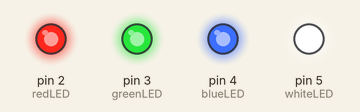
This sketch was run on a simulated Arduino Uno, built with avr-gcc and run on an emulated ATmega328P. Parts: output pins drawn as LEDs (lit = HIGH).

Above: at 0.5 s.
At 2.1 s:
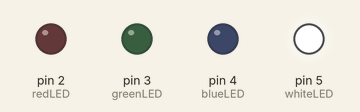
At 4.3 s:
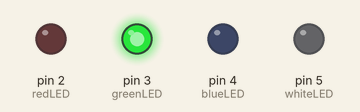
At 8.1 s:
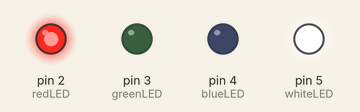
At 11.8 s:
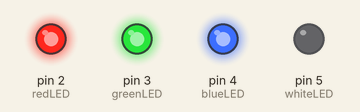
At 15.8 s:
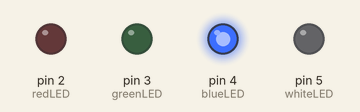
Timing chart, 0 to 16.9 s (numbered marks = the images above):
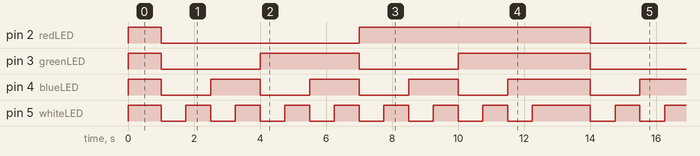

The sketch:

binaryCounter.ino
```cpp
//pins in use
int redLED = 2;
int greenLED =3;
int blueLED = 4;
int whiteLED = 5;


void setup() {
  pinMode(redLED, OUTPUT);
  pinMode(greenLED, OUTPUT);
  pinMode(blueLED, OUTPUT);
  pinMode(whiteLED, OUTPUT);
}

//0-15 in 4-bit binary numbers
int binaryArray[][4] = {
                          {0,0,0,0},{0,0,0,1},{0,0,1,0},{0,0,1,1},{0,1,0,0},
                          {0,1,0,1},{0,1,1,0},{0,1,1,1},{1,0,0,0},{1,0,0,1},
                          {1,0,1,0},{1,0,1,1},{1,1,0,0},{1,1,0,1},{1,1,1,0},
                          {1,1,1,1}
                        };
int rounds = 5;
int index = 0;
void loop() {
  while(index < rounds){
    //turn all LEDs on at beggining of round
    digitalWrite(redLED,HIGH);
    digitalWrite(greenLED,HIGH);
    digitalWrite(blueLED,HIGH);
    digitalWrite(whiteLED,HIGH);
    delay(1000);

    int x = 0;
    int y = 0;
    while(x < 16){
      digitalWrite(redLED, binaryArray[x][y]);
      y++;
      digitalWrite(greenLED, binaryArray[x][y]);
      y++;
      digitalWrite(blueLED, binaryArray[x][y]);
      y++;
      digitalWrite(whiteLED, binaryArray[x][y]);
      y = 0;
      x++;
      delay(750); //ms
    }
    index++;
  }
  //turn off LEDs at program end
  digitalWrite(redLED,LOW);
  digitalWrite(greenLED,LOW);
  digitalWrite(blueLED,LOW);
  digitalWrite(whiteLED,LOW);
  }
```

bareMetalCounter.c
```cpp
#include <avr/io.h>
#include <util/delay.h>

#define BLINK_DELAY_MS 500

int main (void){
 /* set pin 5 of PORTB for output*/
 DDRD |= _BV(DDB2); //DDRB:Data Direction Register for PORTB.... _BV: bit value (of 8 bit number)
 DDRD |= _BV(DDB3);
 DDRD |= _BV(DDB4);
 DDRD |= _BV(DDB5);

 int binaryArray[][4] = {
                          {0,0,0,0},{0,0,0,PD5},{0,0,PD4,0},{0,0,PD4,PD5},{0,PD3,0,0},
                          {0,PD3,0,PD5},{0,PD3,PD4,0},{0,PD3,PD4,PD5},{PD2,0,0,0},{PD2,0,0,PD5},
                          {PD2,0,PD4,0},{PD2,0,PD4,PD5},{PD2,PD3,0,0},{PD2,PD3,0,PD5},{PD2,PD3,PD4,0},
                          {PD2,PD3,PD4,PD5}
                        };
int rounds = 3;
int index = 0;
DDRB |= _BV(DDB5);
PORTB |= _BV(PB5);
while(index < 1) {
  /* set pins 2-5 to 1 to turn LEDs on */
  int x = 0;
  int y = 0;
  while(x < 16){
    PORTD |= _BV(binaryArray[x][y]);
    y++;
    PORTD |= _BV(binaryArray[x][y]);
    y++;
    PORTD |= _BV(binaryArray[x][y]);
    y++;
    PORTD |= _BV(binaryArray[x][y]);
    y = 0;
    _delay_ms(BLINK_DELAY_MS);

    /* set pins 2-5 to zero to turn LEDs off */
    PORTD &= ~ _BV(binaryArray[x][y]);
    y++;
    PORTD &= ~ _BV(binaryArray[x][y]);
    y++;
    PORTD &= ~ _BV(binaryArray[x][y]);
    y++;
    PORTD &= ~ _BV(binaryArray[x][y]);
    y = 0;
    x++;
    _delay_ms(BLINK_DELAY_MS);
  }
  index++;
 }
 PORTB &= ~ _BV(PB5);
 return 0;
}
```

Measured:
- by itself, pin 2 (redLED): repeats every 13.0 s: LOW 6.0 s, HIGH 7.0 s
- by itself, pin 3 (greenLED): repeats every 13.0 s: LOW 3.0 s, HIGH 3.0 s, LOW 3.0 s, HIGH 4.0 s
- by itself, pin 4 (blueLED): repeats every 13.0 s: 3 × (LOW 1.5 s, HIGH 1.5 s), LOW 1.5 s, HIGH 2.5 s
- by itself, pin 5 (whiteLED): repeats every 13.0 s: 7 × (LOW 0.75 s, HIGH 0.75 s), LOW 0.75 s, HIGH 1.8 s
